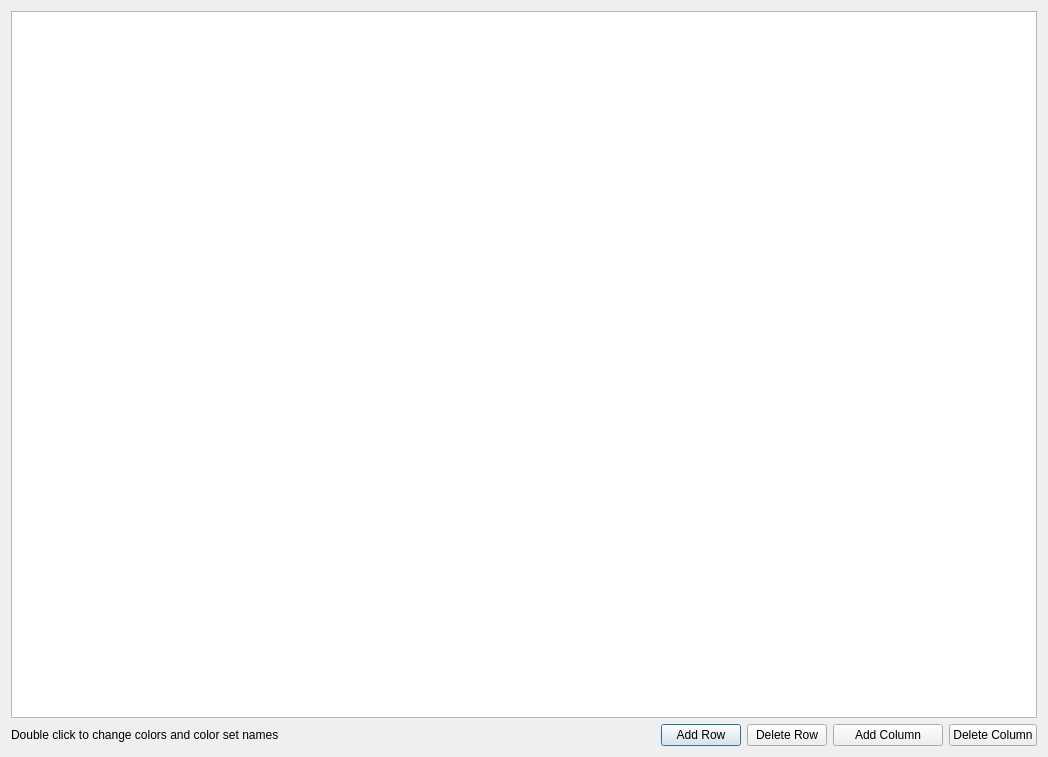
<?xml version="1.0" encoding="UTF-8"?>
<ui version="4.0">
 <class>color_editor</class>
 <widget class="QDialog" name="color_editor">
  <property name="geometry">
   <rect>
    <x>0</x>
    <y>0</y>
    <width>1048</width>
    <height>757</height>
   </rect>
  </property>
  <property name="windowTitle">
   <string>Color editor</string>
  </property>
  <layout class="QVBoxLayout" name="verticalLayout">
   <item>
    <widget class="MyCopiedTableView" name="tableView">
     <property name="sizeAdjustPolicy">
      <enum>QAbstractScrollArea::AdjustToContents</enum>
     </property>
    </widget>
   </item>
   <item>
    <layout class="QHBoxLayout" name="horizontalLayout_3">
     <item>
      <widget class="QLabel" name="label">
       <property name="text">
        <string>Double click to change colors and color set names</string>
       </property>
      </widget>
     </item>
     <item>
      <spacer name="horizontalSpacer">
       <property name="orientation">
        <enum>Qt::Horizontal</enum>
       </property>
       <property name="sizeHint" stdset="0">
        <size>
         <width>138</width>
         <height>21</height>
        </size>
       </property>
      </spacer>
     </item>
     <item>
      <layout class="QHBoxLayout" name="horizontalLayout">
       <item>
        <widget class="QPushButton" name="pushButton_6">
         <property name="text">
          <string>Add Row</string>
         </property>
         <property name="icon">
          <iconset resource="../myRes.qrc">
           <normaloff>:/picture/resourses/table_row_add_after.png</normaloff>:/picture/resourses/table_row_add_after.png</iconset>
         </property>
        </widget>
       </item>
       <item>
        <widget class="QPushButton" name="pushButton_8">
         <property name="text">
          <string>Delete Row</string>
         </property>
         <property name="icon">
          <iconset resource="../myRes.qrc">
           <normaloff>:/picture/resourses/delete.png</normaloff>:/picture/resourses/delete.png</iconset>
         </property>
        </widget>
       </item>
       <item>
        <widget class="QPushButton" name="pushButton_7">
         <property name="sizePolicy">
          <sizepolicy hsizetype="Expanding" vsizetype="Fixed">
           <horstretch>0</horstretch>
           <verstretch>0</verstretch>
          </sizepolicy>
         </property>
         <property name="text">
          <string>Add Column</string>
         </property>
         <property name="icon">
          <iconset resource="../myRes.qrc">
           <normaloff>:/picture/resourses/table_column_add_after.png</normaloff>:/picture/resourses/table_column_add_after.png</iconset>
         </property>
        </widget>
       </item>
       <item>
        <widget class="QPushButton" name="pushButton_9">
         <property name="text">
          <string>Delete Column</string>
         </property>
         <property name="icon">
          <iconset resource="../myRes.qrc">
           <normaloff>:/picture/resourses/delete.png</normaloff>:/picture/resourses/delete.png</iconset>
         </property>
        </widget>
       </item>
      </layout>
     </item>
    </layout>
   </item>
  </layout>
 </widget>
 <customwidgets>
  <customwidget>
   <class>MyCopiedTableView</class>
   <extends>QTableView</extends>
   <header>src.CustomWidget.h</header>
  </customwidget>
 </customwidgets>
 <resources>
  <include location="../myRes.qrc"/>
 </resources>
 <connections/>
</ui>
